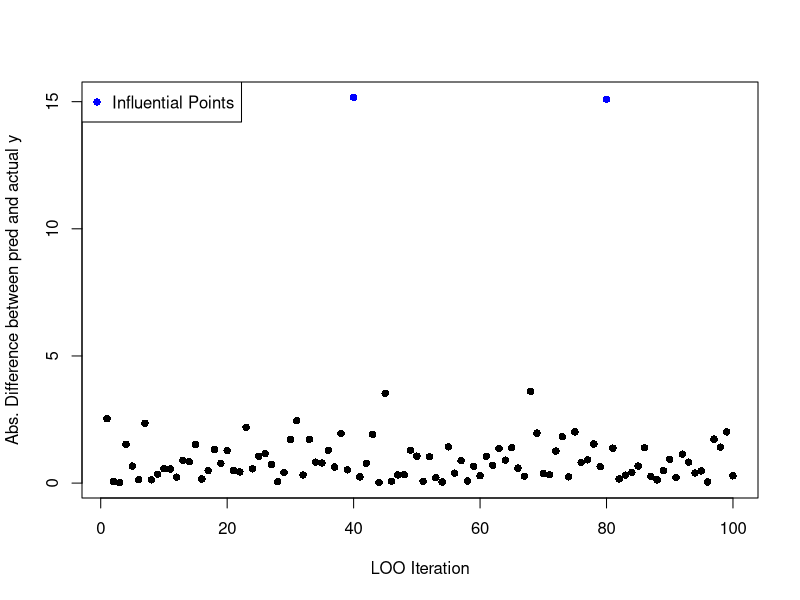
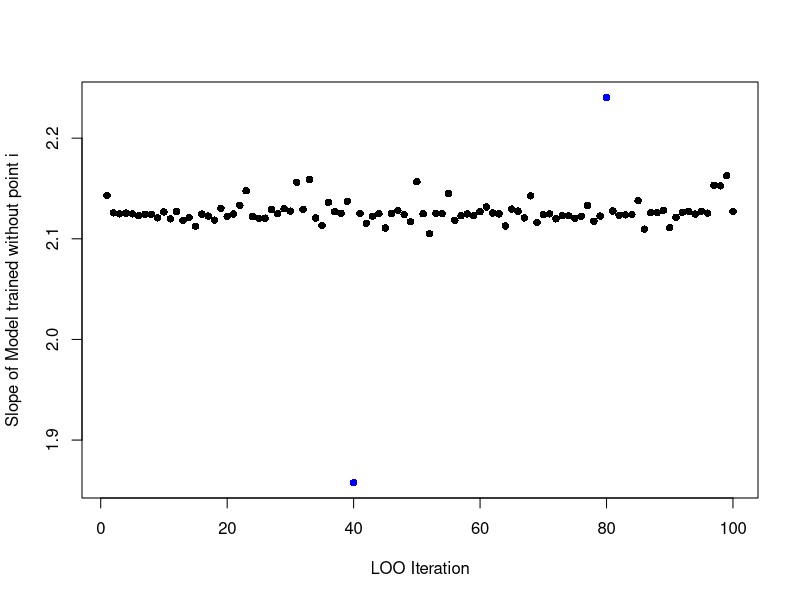
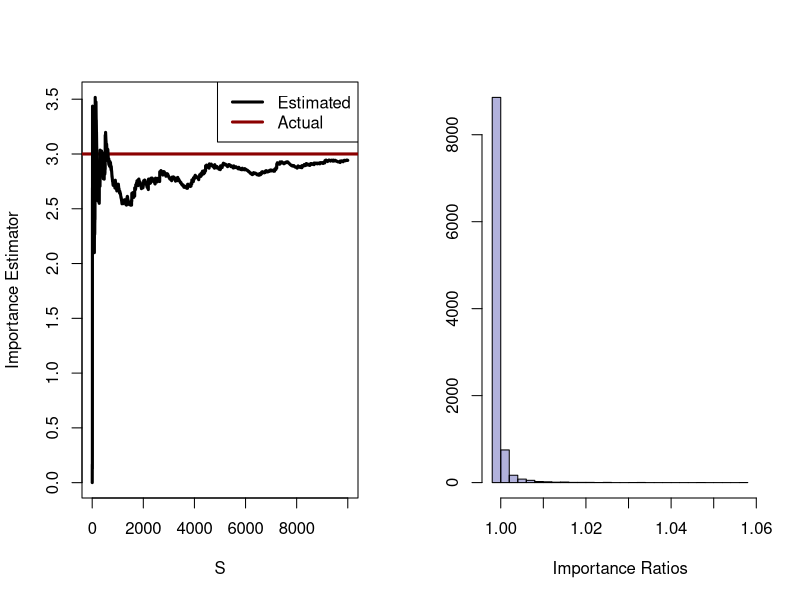
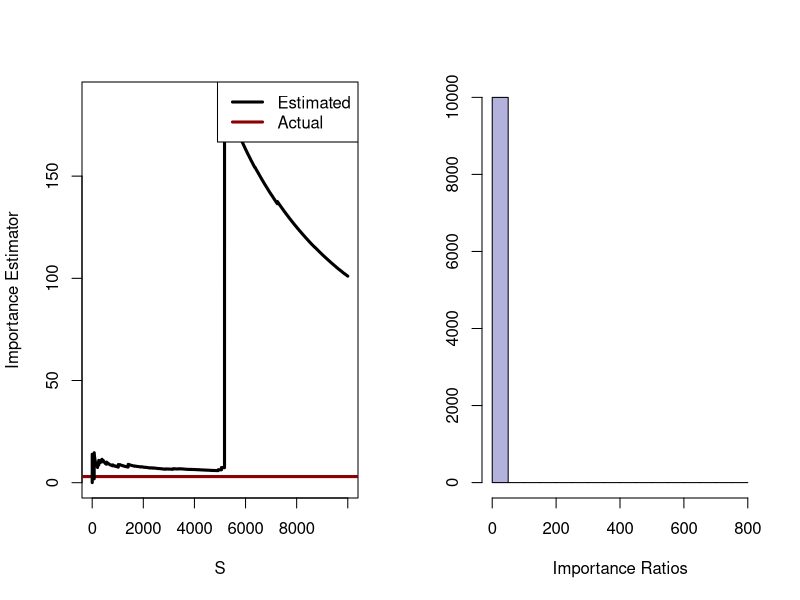

The R source for these figures, in order:
## ---- chunk 1
#| fig-align: center
#| fig-width: 10
#| fig-height: 6
set.seed(1235)
n <- 100
x <- rnorm(n)
y <- x*2 + -2 + ifelse(1:100 %% 40 == 0, 15, rnorm(n,0,1))
data <- cbind(co=x,resp=y) |> as.data.frame()

loo_pred <- rep(NA, n)
slope_pred <- rep(NA, n)
for (i in 1:n){
  mod <- lm(resp ~ co, data=data[-i,])
  loo_pred[i] <- predict(mod, newdata=data[i,])
  slope_pred[i] <- mod$coefficients[2]
}
diff <- abs(loo_pred - data$resp)
plot(diff, ylab='Abs. Difference between pred and actual y', 
     xlab='LOO Iteration', pch=16, col=ifelse(diff > 4, 'blue','black'))
legend('topleft', col=c('blue'), pch=c(16), legend=c('Influential Points'))
## ---- chunk 2
#| code-fold: true
#| fig-align: center
#| fig-width: 10
#| fig-height: 6
plot(slope_pred, pch=16, ylab='Slope of Model trained without point i', xlab='LOO Iteration',
     col=ifelse(diff > 4, 'blue','black'))
## ---- chunk 3
#| fig-align: center
#| fig-width: 10
#| fig-height: 6
theta_samples <- rt(1e4, df=1000)
imp_ratios <- dt(theta_samples, df=1000)/dnorm(theta_samples)
f <- theta_samples^4
estimator <- cumsum(imp_ratios * f) / (1:length(theta_samples))

par(mfrow=c(1,2))
plot(estimator, lwd=3, ylab='Importance Estimator', xlab='S', type='n')
abline(h=3, col='darkred', lwd=3)
lines(estimator, lwd=3)
legend('topright', legend=c('Estimated', 'Actual'), lwd=3, col=c('black', 'darkred'))
hist(imp_ratios, col=adjustcolor('darkblue',0.3), xlab='Importance Ratios',
     main='', ylab='', breaks=25)
## ---- chunk 4
#| code-fold: true
#| fig-align: center
#| fig-width: 10
#| fig-height: 6
theta_samples <- rt(1e4, df=20)
imp_ratios <- dt(theta_samples, df=20)/dnorm(theta_samples)
f <- theta_samples^4
estimator <- cumsum(imp_ratios * f) / (1:length(theta_samples))

par(mfrow=c(1,2))
plot(estimator, lwd=3, ylab='Importance Estimator', xlab='S', type='n')
abline(h=3, col='darkred', lwd=3)
lines(estimator, lwd=3)
legend('topright', legend=c('Estimated', 'Actual'), lwd=3, col=c('black', 'darkred'))
hist(imp_ratios, col=adjustcolor('darkblue',0.3), xlab='Importance Ratios',
     main='', ylab='', breaks=25)
